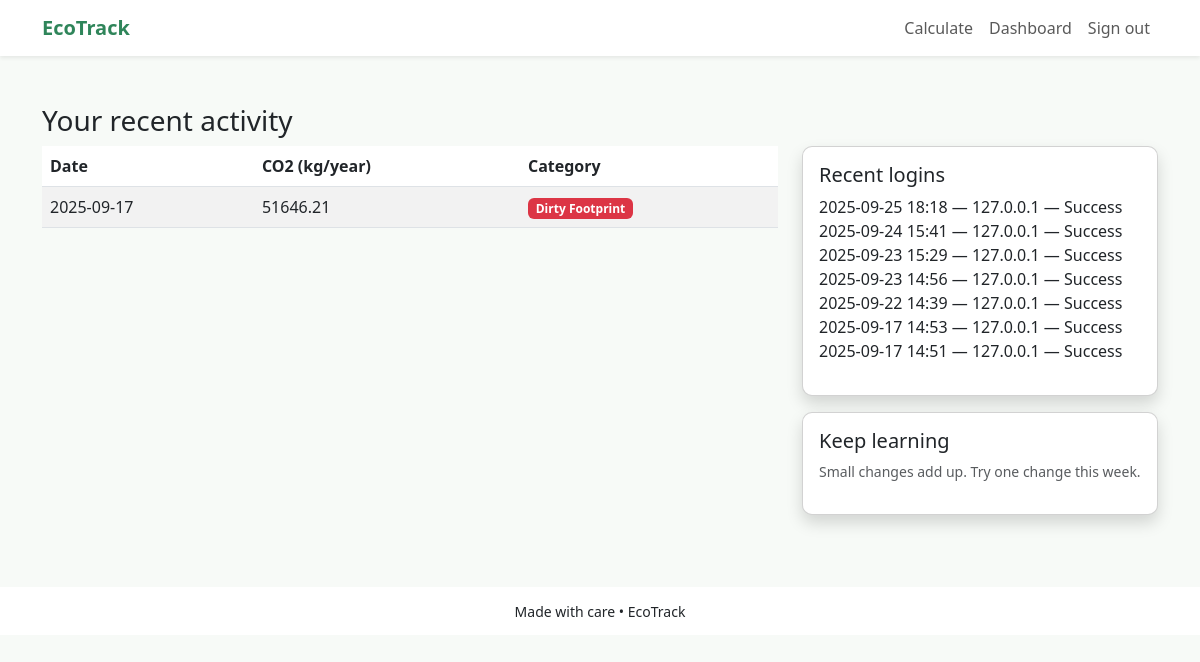
The page /dashboard (signed in) on the database its author committed.
### models.py (models this page shows)
class Entry(db.Model):
    __tablename__ = 'entry'
    id = db.Column(db.Integer, primary_key=True)
    user_id = db.Column(db.Integer, db.ForeignKey('user.id'))
    date = db.Column(db.DateTime, default=datetime.utcnow)
    data = db.Column(db.Text)
    co2_kg = db.Column(db.Float)
    category = db.Column(db.String(30))

class LoginHistory(db.Model):
    __tablename__ = 'login_history'
    id = db.Column(db.Integer, primary_key=True)
    user_id = db.Column(db.Integer, db.ForeignKey('user.id'), nullable=True)
    username_attempt = db.Column(db.String(80))
    ip_address = db.Column(db.String(100))
    success = db.Column(db.Boolean)
    timestamp = db.Column(db.DateTime, default=datetime.utcnow)

### app.py (the view)
@app.route('/dashboard')
@login_required
def dashboard():
    entries = Entry.query.filter_by(user_id=current_user.id).order_by(Entry.date.desc()).limit(20).all()
    recent_logins = LoginHistory.query.filter_by(user_id=current_user.id).order_by(LoginHistory.timestamp.desc()).limit(10).all()
    return render_template('dashboard.html', entries=entries, recent_logins=recent_logins)

### app.py (called while the page is built)
@login.user_loader
def load_user(user_id):
    return User.query.get(int(user_id))

### templates/dashboard.html
{% extends 'base.html' %}
{% block content %}
<h3>Your recent activity</h3>
<div class="row">
  <div class="col-md-8">
    <table class="table table-striped">
      <thead><tr><th>Date</th><th>CO2 (kg/year)</th><th>Category</th></tr></thead>
      <tbody>
        {% for e in entries %}
          <tr><td>{{ e.date.strftime('%Y-%m-%d') }}</td><td>{{ e.co2_kg }}</td><td><span class="badge {{ 'bg-success' if e.category=='Good Footprint' else 'bg-danger' if e.category=='Dirty Footprint' else 'bg-warning' }}">{{ e.category }}</span></td></tr>
        {% endfor %}
      </tbody>
    </table>
  </div>
  <div class="col-md-4">
    <div class="card p-3 shadow mb-3">
      <h5>Recent logins</h5>
      <ul class="list-unstyled">
        {% for l in recent_logins %}
          <li>{{ l.timestamp.strftime('%Y-%m-%d %H:%M') }} — {{ l.ip_address }} — {% if l.success %}Success{% else %}Failed{% endif %}</li>
        {% endfor %}
      </ul>
    </div>
    <div class="card p-3 shadow">
      <h5>Keep learning</h5>
      <p class="small text-muted">Small changes add up. Try one change this week.</p>
    </div>
  </div>
</div>
{% endblock %}

### templates/base.html (shortened to what this page needs)
<!doctype html>
<html lang="en">
  <head>
    <link href="https://cdn.jsdelivr.net/npm/bootstrap@5.3.0/dist/css/bootstrap.min.css" rel="stylesheet">
    <link rel="stylesheet" href="{{ url_for('static', filename='css/styles.css') }}">
  </head>
  <body>
    <nav class="navbar navbar-expand-lg navbar-light bg-white shadow-sm">
      <div class="container">
        <a class="navbar-brand brand" href="/">EcoTrack</a>
        <div class="collapse navbar-collapse">
          <ul class="navbar-nav ms-auto">
            {% if current_user.is_authenticated %}
            <li class="nav-item"><a class="nav-link" href="{{ url_for('questionnaire') }}">Calculate</a></li>
            <li class="nav-item"><a class="nav-link" href="{{ url_for('dashboard') }}">Dashboard</a></li>
            <li class="nav-item"><a class="nav-link" href="{{ url_for('logout') }}">Sign out</a></li>
            {% else %}
            <li class="nav-item"><a class="nav-link" href="{{ url_for('login') }}">Sign in</a></li>
            <li class="nav-item"><a class="nav-link" href="{{ url_for('register') }}">Get started</a></li>
            {% endif %}
          </ul>
        </div>
      </div>
    </nav>
    <div class="container py-5">
      {% block content %}{% endblock %}
    </div>
    <footer class="text-center">
      <small>Made with care • EcoTrack</small>
    </footer>
  </body>
</html>

### static/css/styles.css (style rules this page uses)
:root { --accent:#2f855a }
body { font-family: 'Segoe UI', Roboto, Arial, sans-serif;background:#f7faf7 }
.card { border-radius:10px }
.brand { font-weight:700;color:var(--accent) }
footer { background:#fff;padding:12px 0;margin-top:24px }

### rows shown on the page
Entry: date "2025-09-17", co2_kg "51646.21", category "Dirty Footprint"
LoginHistory: timestamp "2025-09-25 18:18", ip_address "127.0.0.1", success "Success"
LoginHistory: timestamp "2025-09-24 15:41", ip_address "127.0.0.1", success "Success"
LoginHistory: timestamp "2025-09-23 15:29", ip_address "127.0.0.1", success "Success"
LoginHistory: timestamp "2025-09-23 14:56", ip_address "127.0.0.1", success "Success"
LoginHistory: timestamp "2025-09-22 14:39", ip_address "127.0.0.1", success "Success"
LoginHistory: timestamp "2025-09-17 14:53", ip_address "127.0.0.1", success "Success"
LoginHistory: timestamp "2025-09-17 14:51", ip_address "127.0.0.1", success "Success"
